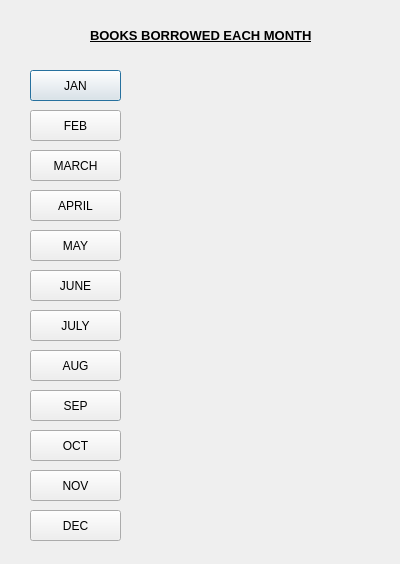
<?xml version="1.0" encoding="UTF-8"?>
<ui version="4.0">
 <class>Dialog</class> 
 <widget class="QDialog" name="Dialog">
  <property name="geometry">
   <rect>
    <x>0</x>
    <y>0</y>
    <width>400</width>
    <height>564</height>
   </rect>
  </property>
  <property name="windowTitle">
   <string>Dialog</string>
  </property>
  <widget class="QPushButton" name="jan">
   <property name="geometry">
    <rect>
     <x>30</x>
     <y>70</y>
     <width>91</width>
     <height>31</height>
    </rect>
   </property>
   <property name="text">
    <string>JAN</string>
   </property>
  </widget>
  <widget class="QPushButton" name="feb">
   <property name="geometry">
    <rect>
     <x>30</x>
     <y>110</y>
     <width>91</width> 
     <height>31</height>
    </rect>
   </property>
   <property name="text">
    <string>FEB</string>
   </property>
  </widget>
  <widget class="QPushButton" name="march">
   <property name="geometry">
    <rect>
     <x>30</x>
     <y>150</y>
     <width>91</width>
     <height>31</height>
    </rect>
   </property>
   <property name="text">
    <string>MARCH</string>
   </property>
  </widget>
  <widget class="QPushButton" name="april">
   <property name="geometry">
    <rect>
     <x>30</x>
     <y>190</y>
     <width>91</width>
     <height>31</height>
    </rect>
   </property>
   <property name="text">
    <string>APRIL</string>
   </property>
  </widget>
  <widget class="QPushButton" name="may">
   <property name="geometry">
    <rect>
     <x>30</x>
     <y>230</y>
     <width>91</width>
     <height>31</height>
    </rect>
   </property>
   <property name="text">
    <string>MAY</string>
   </property>
  </widget>
  <widget class="QPushButton" name="dec">
   <property name="geometry">
    <rect>
     <x>30</x>
     <y>510</y>
     <width>91</width>
     <height>31</height>
    </rect>
   </property>
   <property name="text">
    <string>DEC</string>
   </property>
  </widget>
  <widget class="QPushButton" name="nov">
   <property name="geometry">
    <rect>
     <x>30</x>
     <y>470</y>
     <width>91</width>
     <height>31</height>
    </rect>
   </property>
   <property name="text">
    <string>NOV</string>
   </property>
  </widget>
  <widget class="QPushButton" name="oct">
   <property name="geometry">
    <rect>
     <x>30</x>
     <y>430</y>
     <width>91</width>
     <height>31</height>
    </rect>
   </property>
   <property name="text">
    <string>OCT</string>
   </property>
  </widget>
  <widget class="QPushButton" name="sep">
   <property name="geometry">
    <rect>
     <x>30</x>
     <y>390</y>
     <width>91</width>
     <height>31</height>
    </rect>
   </property>
   <property name="text">
    <string>SEP</string>
   </property>
  </widget>
  <widget class="QPushButton" name="aug">
   <property name="geometry">
    <rect>
     <x>30</x>
     <y>350</y>
     <width>91</width>
     <height>31</height>
    </rect>
   </property>
   <property name="text">
    <string>AUG</string>
   </property>
  </widget>
  <widget class="QPushButton" name="july">
   <property name="geometry">
    <rect>
     <x>30</x>
     <y>310</y>
     <width>91</width>
     <height>31</height>
    </rect>
   </property>
   <property name="text">
    <string>JULY</string>
   </property>
  </widget>
  <widget class="QPushButton" name="june">
   <property name="geometry">
    <rect>
     <x>30</x>
     <y>270</y>
     <width>91</width>
     <height>31</height>
    </rect>
   </property>
   <property name="text">
    <string>JUNE</string>
   </property>
  </widget>
  <widget class="QLabel" name="label">
   <property name="geometry">
    <rect>
     <x>90</x>
     <y>20</y>
     <width>221</width>
     <height>31</height>
    </rect>
   </property>
   <property name="text">
    <string>&lt;html&gt;&lt;head/&gt;&lt;body&gt;&lt;p&gt;&lt;span style=&quot; font-size:10pt; font-weight:600; text-decoration: underline;&quot;&gt;BOOKS BORROWED EACH MONTH&lt;/span&gt;&lt;/p&gt;&lt;/body&gt;&lt;/html&gt;</string>
   </property>
  </widget>
  <widget class="QLabel" name="lab1">
   <property name="geometry">
    <rect>
     <x>160</x>
     <y>80</y>
     <width>81</width>
     <height>21</height>
    </rect>
   </property>
   <property name="text">
    <string/>
   </property>
  </widget>
  <widget class="QLabel" name="lab2">
   <property name="geometry">
    <rect>
     <x>160</x>
     <y>120</y>
     <width>81</width>
     <height>21</height>
    </rect>
   </property>
   <property name="text">
    <string/>
   </property>
  </widget>
  <widget class="QLabel" name="lab3">
   <property name="geometry">
    <rect>
     <x>160</x>
     <y>160</y>
     <width>81</width>
     <height>21</height>
    </rect>
   </property>
   <property name="text">
    <string/>
   </property>
  </widget>
  <widget class="QLabel" name="lab4">
   <property name="geometry">
    <rect>
     <x>160</x>
     <y>200</y>
     <width>81</width>
     <height>21</height>
    </rect>
   </property>
   <property name="text">
    <string/>
   </property>
  </widget>
  <widget class="QLabel" name="lab5">
   <property name="geometry">
    <rect>
     <x>160</x>
     <y>240</y>
     <width>81</width>
     <height>21</height>
    </rect>
   </property>
   <property name="text">
    <string/>
   </property>
  </widget>
  <widget class="QLabel" name="lab6">
   <property name="geometry">
    <rect>
     <x>160</x>
     <y>280</y>
     <width>81</width>
     <height>21</height>
    </rect>
   </property>
   <property name="text">
    <string/>
   </property>
  </widget>
  <widget class="QLabel" name="lab7">
   <property name="geometry">
    <rect>
     <x>160</x>
     <y>320</y>
     <width>81</width>
     <height>21</height>
    </rect>
   </property>
   <property name="text">
    <string/>
   </property>
  </widget>
  <widget class="QLabel" name="lab8">
   <property name="geometry">
    <rect>
     <x>160</x>
     <y>360</y>
     <width>81</width>
     <height>21</height>
    </rect>
   </property>
   <property name="text">
    <string/>
   </property>
  </widget>
  <widget class="QLabel" name="lab9">
   <property name="geometry">
    <rect>
     <x>160</x>
     <y>400</y>
     <width>81</width>
     <height>21</height>
    </rect>
   </property>
   <property name="text">
    <string/>
   </property>
  </widget>
  <widget class="QLabel" name="lab10">
   <property name="geometry">
    <rect>
     <x>160</x>
     <y>440</y>
     <width>81</width>
     <height>21</height>
    </rect>
   </property>
   <property name="text">
    <string/>
   </property>
  </widget>
  <widget class="QLabel" name="lab11">
   <property name="geometry">
    <rect>
     <x>160</x>
     <y>480</y>
     <width>81</width>
     <height>21</height>
    </rect>
   </property>
   <property name="text">
    <string/>
   </property>
  </widget>
  <widget class="QLabel" name="lab12">
   <property name="geometry">
    <rect>
     <x>160</x>
     <y>520</y>
     <width>81</width>
     <height>21</height>
    </rect>
   </property>
   <property name="text">
    <string/>
   </property>
  </widget>
 </widget>
 <resources/>
 <connections/>
</ui>
